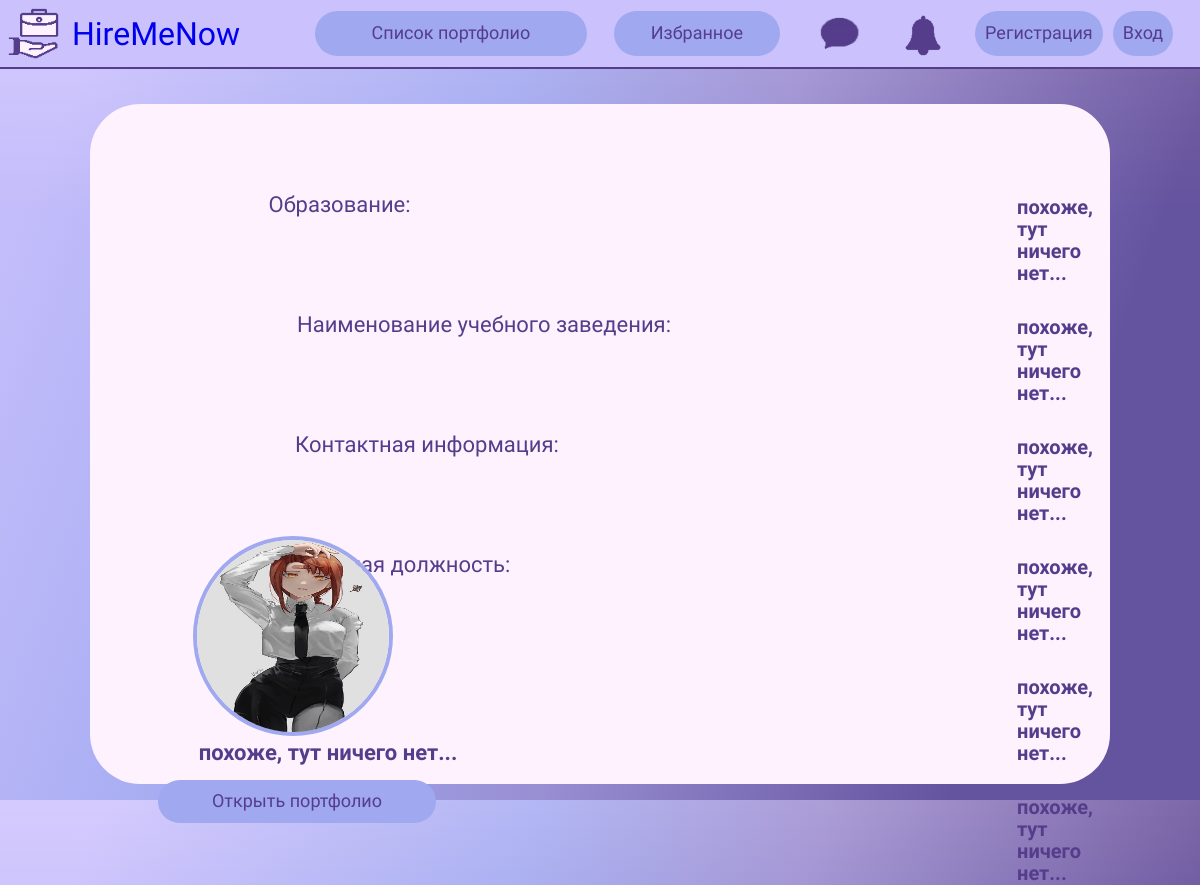
Page /profile/mirage/ on the committed database.
### mainApp/models.py (models this page shows, shortened)
class userProfile(models.Model):
    user = models.OneToOneField(User, null=True, on_delete=models.CASCADE)
    resume = models.FileField(upload_to='files/', validators=[FileExtensionValidator(allowed_extensions=['pdf'])], blank=True)
    avatar = models.ImageField(upload_to='images/', default='../static/img/profile.png', validators=[FileExtensionValidator(allowed_extensions=['png', 'jpg', 'jpeg'])], blank=True)
    fullName = models.CharField(max_length=100, blank=False, default='похоже, тут ничего нет...')
    education = models.CharField(max_length=100, blank=False, default='похоже, тут ничего нет...')
    edu_base = models.CharField(max_length=100, blank=False, default='похоже, тут ничего нет...')
    contacts = models.CharField(max_length=250, blank=False, default='похоже, тут ничего нет...')
    level = models.CharField(max_length=100, blank=False, default='похоже, тут ничего нет...')
    chars = models.CharField(max_length=150, blank=False, default='похоже, тут ничего нет...')
    exp = models.CharField(max_length=200, blank=False, default='похоже, тут ничего нет...')

### mainApp/views.py (the view)
# urls.py: path('profile/<str:username>/', views.profile, name='profile'),
def profile(request, username):
    user = User.objects.get(username=username)
    user_profile = userProfile.objects.get(user=user)
    if request.method == 'POST':
        user_profile.avatar = request.POST.get('img')
        user_profile.save()
    context = {
        'user_profile': user_profile
    }
    return render(request, 'profile.html', context)

### templates/profile.html (shortened to what this page needs)
{% load static %}
<!DOCTYPE html>
<html lang="ru" dir="ltr">
  <head>
    <link rel="stylesheet" href="{% static 'css/profile.css' %}">
      <link rel="stylesheet" href="{% static 'css/no_underline.css' %}">
  </head>
  <body>
    <div id="nav-bar">
		<a href="{% url 'home' %}" id="header">
			<img id="main-logo" src="{% static 'img/logo.png' %}" alt="logo">
			<h1 id="name">HireMeNow</h1>
		</a>
		<div id="buttons">
			<button class="btn" id="portfolio-list">Список портфолио</button>
			<button class="btn" id="favorite">Избранное</button>
			<a href="{% url 'chat_template' %}" id="chat">
			<img src="{% static 'img/chat.png' %}" width="65px" alt="chat">
			</a>
			<a href="{% url 'home' %}" id="notice">
			<img src="{% static 'img/notice.png' %}" width="50px" alt="notice">
			</a>
            {% if user.is_authenticated %}
            <div id="enter">
				<a href="{% url 'profile' request.user.username %}" class="btn" id="profile"><img id="profile-picture" src="{% static 'img/profile.png' %}" width="40px">Профиль</a>
				<a href="{% url 'logout' %}" class="btn" id="logout">Выйти</a>
			</div>
            {% else %}
			<div id="enter">
				<a href="{% url 'register' %}" class="btn" id="reg">Регистрация</a>
				<a href="{% url 'login' %}" class="btn" id="log">Вход</a>
			</div>
            {% endif %}
		</div>
	</div>
	<div class="hero">
		<div class="info">
			<div id="education">
				<h5 class="info-labels">Образование:</h5>
			</div>
			<p class="input-value">{{ user_profile.education }}</p>
			<div id="school-name">
				<h5>Наименование учебного заведения:</h5>
			</div>
			<p class="input-value">{{ user_profile.edu_base }}</p>
			<div id="contacts">
				<h5>Контактная информация:</h5>
			</div>
			<p class="input-value">{{ user_profile.contacts }}</p>
			<div id="fav-role">
				<h5>Желаемая должность:</h5>
			</div>
			<p class="input-value">{{ user_profile.level }}</p>
			<div id="skills">
				<h5>Навыки:</h5>
			</div>
			<p class="input-value">{{ user_profile.chars }}</p>
			<div id="exp">
				<h5>Опыт работы:</h5>
			</div>
			<p class="input-value">{{ user_profile.exp }}</p>
			</div>
		<div class="avatar-header">
			<img class="avatar" src="{{ user_profile.avatar.url }}"/>
            <h3 id="user-name">{{ user_profile.fullName }}</h3>
			<div class="btn-wrap">
			<a href="{% url 'watch-portfolio' user_profile.user.username%}" class="avatar-header-btn" id="open-portfolio">Открыть портфолио</a>
            </div>
		</div>
	</div>
	</body>
</html>

### static/css/profile.css (style rules this page uses)
* { margin: 0; padding: 0; box-sizing: border-box; font-family: 'Comfortaa'; }
body { width: 100vw; height: 100vh; background: linear-gradient(110.2deg, rgba(203, 193, 253, 0.8) 7%, rgba(160, 168, 240, 0.8) 36.37%, rgba(151, 135, 203, 0.8) 55.83%, rgba(85, 61, 139, 0.8) 83.36%), linear-gradient(180.21deg, #FEF2FF 0.19%, #A0A8F0 27.03%);; overflow: hidden; color: #553d8b; }
#header { display: flex; align-items: center; justify-content: left; gap: 5px; }
#nav-bar { display: flex; align-items: center; flex-direction: row; background: #CBC1FD; border-bottom: 2px solid #553D8B; }
#buttons { width: 100%; display: flex; justify-content: space-evenly; }
#main-logo { width: 67px; height: 67px; }
#name { position: flex; display: flex; width: 216px; height: 40px; font-weight: 400; font-size: 32px; line-height: 40px; }
.btn { display: flex; flex-direction: row; justify-content: center; align-items: center; padding: 10px; background: #A0A8F0; border-radius: 25px; font-weight: 400; font-size: 18px; line-height: 22px; text-align: center; border: none; height: 45.83px; color: #553d8b; }
#portfolio-list { width: 272.41px; cursor: pointer; }
#favorite { width: 166.02px; cursor: pointer; }
#chat { display: flex; align-items: center; height: 45px; border: none; border-radius: 50%; cursor: pointer; background: #CBC1FD; }
#notice { height: 45px; border: none; border-radius: 50%; cursor: pointer; background: #CBC1FD; }
#enter { display: flex; flex-direction: row; gap: 10px; }
::placeholder { color: #553D8B; }
.hero { margin: 35px auto; width: 1820px; max-width: 85vw; height: 930px; max-height: 85vh; background: #FEF2FF; border-radius: 50px; }
.avatar-header { display: flex; flex-direction: column; justify-content: center; align-items: left; margin-left: 48px; margin-top: -40vh; position:relative; }
#user-name { margin-left: 15px; border-radius: 20px; margin-top: 6px; width: 40vw; max-width: 350px; background-color: #FEF2FF; color: #553D8B; font-weight: 700; font-size: 22px; line-height: 22px; min-height: 22px; text-align: center; }
::placeholder { text-align:center; }
.avatar { width: 200px; height: 200px; margin-left: 55px; margin-top: 6px; border-radius: 50%; border: 4px solid #A0A8F0; }
.btn-wrap { display: flex; flex-direction: column; justify-content: center; margin-left: 20px; width: 200px; }
.avatar-header-btn { padding: 12px; gap: 10px; height: 42.83px; background: #A0A8F0; border-radius: 54px; display: flex; flex-direction: row; justify-content: center; align-items: center; font-style: normal; font-weight: 400; font-size: 18px; line-height: 22px; border: none; color: #553D8B; }
#open-portfolio { width: 278px; margin-top: 16px; }
.info { display: flex; flex-direction: column; align-items: center; padding-top: 90px; margin-right: 20px; }
.info h5 { font-style: normal; font-weight: 400; font-size: 22px; line-height: 22px; }
#education { display: flex; flex-direction: row; margin-right: 143px; }
#school-name { display: flex; flex-direction: row; margin-left: 38px; margin-top: 30px; }
#contacts { display: flex; flex-direction: row; margin-right: 76px; margin-top: 30px; }
#fav-role { display: flex; flex-direction: row; margin-right: 126px; margin-top: 30px; }
#skills { display: flex; flex-direction: row; margin-right: 144px; margin-top: 30px; }
#exp { display: flex; flex-direction: row; margin-right: 152px; margin-top: 30px; }
.info p { margin-left: 930px; margin-top: -20px; font-weight: bold; font-size: 20px; line-height: 22px; }
.info h5 { margin-left: -250px; }

### static/css/no_underline.css (style rules this page uses)
a { text-decoration: none; }

### rows in the picture
userProfile: education "похоже, тут ничего нет...", edu_base "похоже, тут ничего нет...", contacts "похоже, тут ничего нет...", level "похоже, тут ничего нет...", chars "похоже, тут ничего нет...", exp "похоже, тут ничего нет...", avatar (picture), fullName "похоже, тут ничего нет..."
